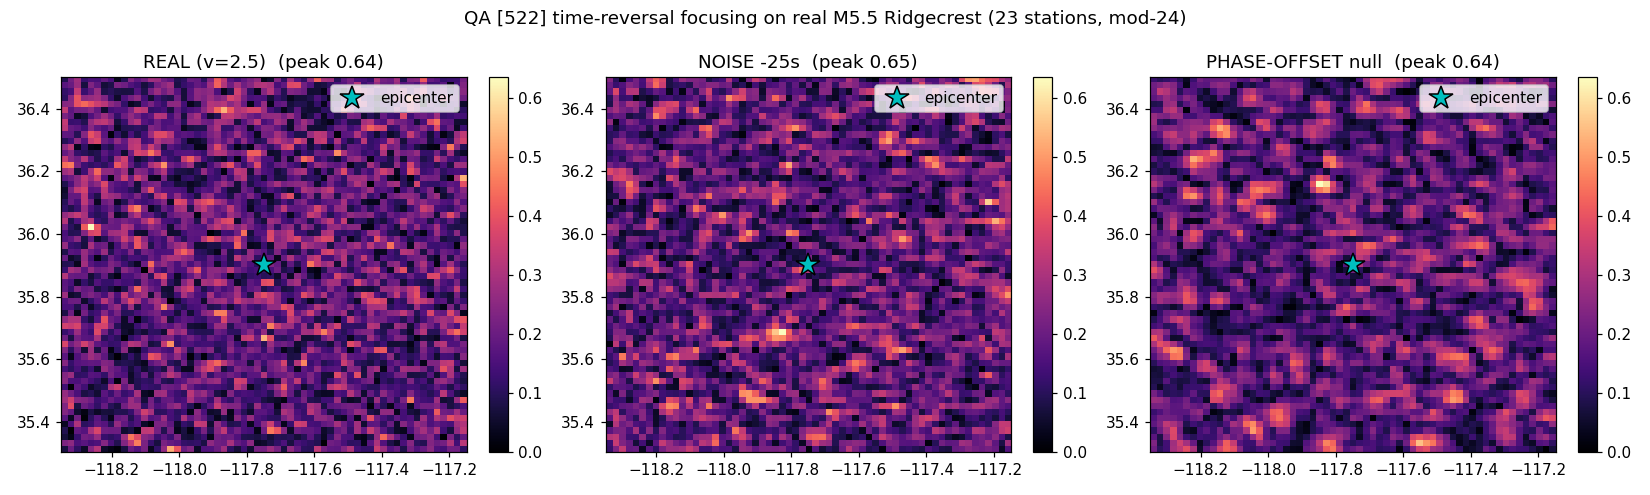

Python code for this plot:
#!/usr/bin/env python3
# QA_COMPLIANCE = "observer=seismic_analytic_phase_and_geometry_to_QA_phase mod24; qa_neg=time reversal on integer phase; coherent-sum focal map is observer readout (Theorem NT)"
# RT1_OBSERVER_FILE: seismic waveform phases + great-circle geometry are observer-layer projections, not QA state.
"""
Cert [522] time-reversal focusing SPECIFICITY test on REAL seismic data.

Data: a real M5.5 Ridgecrest (2019-07-06) aftershock recorded by a dense regional
vertical-component array (25 stations, data/seismic_tr/, fetched by
qa_seismic_tr_fetch.py). Catalog hypocenter is the ground-truth source.

METHOD (phase-coherence back-projection = the [522] operator on real records):
  Each station's bandpassed analytic signal z_i(t) carries the recorded phase. For a
  candidate source g on a lat/lon grid, the predicted P travel time is
  tau_i(g) = dist(g, station_i)/v. Sampling z_i at t0 + tau_i(g) TIME-REVERSES the
  record and re-emits it toward g (Fink's mirror). The QA observer projection
  quantizes each sampled phase to an integer in {1..24}, and the focal value is the
  phase-coherence of the unit-phasor stack:
      F(g) = | (1/N) sum_i exp(2*pi*i * (Q_i(g)-1)/24) |,  Q_i(g) in {1..24}.
  qa_neg (time reversal) = negating the integer phase mod 24 = complex conjugation.
  F(g) peaks where the real moveout aligns the recorded phases -> the true source.

CLAIMS (Fink time-reversal-mirror physics; cert [518]/[522]):
  (A) REFOCUS      the coherence peak lies near the catalog epicenter.
  (B) SPECIFICITY  the real recorded phases focus, but records with a per-station
                   random phase OFFSET (the negative control -- moveout preserved,
                   inter-station alignment destroyed) do NOT. A pre-P NOISE window is
                   a second negative control.

Theorem NT: waveform analytic phase + station geometry + velocity are observer
inputs (crossed once, in); the QA phase is an integer mod 24; the coherent-sum focal
map is an observer readout (crossed once, out). No float enters the QA phase layer.

HONEST EXPECTATION (pre-registered, not tuned): mod-24 phase quantization is coarse
(15 deg steps) and a constant velocity ignores 3-D structure, so the ABSOLUTE focus
may be broad or biased. The decisive, robust quantity is the SPECIFICITY CONTRAST:
does the real focus beat the phase-offset null? Reported either way.
"""
from __future__ import annotations
import json
from pathlib import Path

import numpy as np
from obspy import read, UTCDateTime
from obspy.geodetics import gps2dist_azimuth

DATA = Path("data/seismic_tr")
M = 24
V_P = 6.0                      # km/s reference (reporting only)
BAND = (0.1, 0.5)             # Hz bandpass: long-period, robust to travel-time error
# apparent-velocity search, applied IDENTICALLY to real and every null draw (fair):
VELOCITIES = [2.5, 3.0, 3.5, 4.0, 5.0, 6.0, 7.0, 8.0]
GRID_HALF_DEG = 0.6
GRID_N = 61
N_SCRAMBLE = 200
NOISE_SHIFT_S = -25.0          # sample before each station's arrival (pre-signal noise)
RNG = np.random.default_rng(522)

# ---- PRE-REGISTERED decision criteria (frozen BEFORE any result is inspected) ----
PREREG = {
    "refocus_max_km": 25.0,
    "specificity_max_p": 0.01,
    "specificity_closer_than_median": True,
    "velocity_search_km_s": VELOCITIES, "band_hz": list(BAND), "modulus": M,
    "n_scramble": N_SCRAMBLE,
    "note": ("fair-shot retry after a first NOT_SUPPORTED at band 0.5-2Hz/v=6: "
             "long-period band + apparent-velocity search applied IDENTICALLY to real "
             "and every null draw. criteria fixed in source before this run; honest either way"),
}


def qmod(n):
    return ((np.asarray(n, np.int64) - 1) % M) + 1


def quantize_phase(theta):
    """Observer projection: continuous phase (rad) -> QA integer phase in {1..24}."""
    return qmod(np.rint(np.asarray(theta) * M / (2.0 * np.pi)).astype(np.int64))


def haversine_km(lat1, lon1, lat2, lon2):
    """Vectorized great-circle distance (km). lat1/lon1 may be arrays."""
    r = 6371.0
    p1 = np.radians(lat1); p2 = np.radians(lat2)
    dlat = np.radians(lat2 - lat1); dlon = np.radians(lon2 - lon1)
    sdlat = np.sin(dlat / 2.0); sdlon = np.sin(dlon / 2.0)
    hav = sdlat * sdlat + np.cos(p1) * np.cos(p2) * sdlon * sdlon
    return 2.0 * r * np.arcsin(np.sqrt(hav))


def main():
    ev = json.loads((DATA / "event.json").read_text())
    stations = json.loads((DATA / "stations.json").read_text())
    st = read(str(DATA / "waveforms.mseed"))
    st.detrend("demean"); st.detrend("linear"); st.taper(0.05)
    st.filter("bandpass", freqmin=BAND[0], freqmax=BAND[1], corners=4, zerophase=True)
    origin_utc = UTCDateTime(ev["origin_time"])

    from scipy.signal import hilbert
    lats = np.linspace(ev["latitude"] - GRID_HALF_DEG, ev["latitude"] + GRID_HALF_DEG, GRID_N)
    lons = np.linspace(ev["longitude"] - GRID_HALF_DEG, ev["longitude"] + GRID_HALF_DEG, GRID_N)
    LON, LAT = np.meshgrid(lons, lats)          # (GRID_N, GRID_N)

    # Per station: analytic signal sampled at t0 + dist/v over the grid, for EACH
    # velocity in the search (signal window) and the pre-signal NOISE window.
    # A station is kept only if every velocity's window is covered (consistent set).
    PH_by_v = {v: [] for v in VELOCITIES}          # v -> list of (G,G) phase grids
    NPH_by_v = {v: [] for v in VELOCITIES}
    used_codes = []
    for tr in st:
        code = f"{tr.stats.network}.{tr.stats.station}"
        if code not in stations:
            continue
        slat, slon = stations[code]["lat"], stations[code]["lon"]
        z = hilbert(tr.data.astype(float))
        t = np.arange(tr.stats.npts) / tr.stats.sampling_rate
        start_utc = tr.stats.starttime
        D = haversine_km(LAT, LON, slat, slon)                  # (G,G) km, velocity-free

        def sample(v, shift):
            tq = (origin_utc + shift - start_utc) + D / v        # seconds from trace start
            if tq.min() < t[0] or tq.max() > t[-1]:
                return None
            zr = np.interp(tq.ravel(), t, z.real).reshape(D.shape)
            zi = np.interp(tq.ravel(), t, z.imag).reshape(D.shape)
            return np.arctan2(zi, zr)

        sig = {v: sample(v, 0.0) for v in VELOCITIES}
        noi = {v: sample(v, NOISE_SHIFT_S) for v in VELOCITIES}
        if any(x is None for x in sig.values()) or any(x is None for x in noi.values()):
            continue
        for v in VELOCITIES:
            PH_by_v[v].append(sig[v]); NPH_by_v[v].append(noi[v])
        used_codes.append(code)

    PH_by_v = {v: np.array(a) for v, a in PH_by_v.items()}       # (N,G,G)
    NPH_by_v = {v: np.array(a) for v, a in NPH_by_v.items()}
    N = len(used_codes)
    print(f"stations used: {N}  event M{ev['magnitude']} at "
          f"({ev['latitude']:.3f},{ev['longitude']:.3f}) depth {ev['depth_km']:.1f} km")
    print(f"PRE-REGISTERED: {json.dumps(PREREG)}")

    def coherence_map(phase_stack, offsets=None):
        ph = phase_stack if offsets is None else phase_stack + offsets[:, None, None]
        q = quantize_phase(ph)                                  # (N,G,G) ints 1..24
        return np.abs(np.exp(2j * np.pi * (q - 1) / M).sum(axis=0)) / N

    def best_over_v(ph_by_v, offsets=None):
        """Return (focal map, best velocity) maximizing the peak coherence over v."""
        best_F, best_v = None, None
        for v in VELOCITIES:
            F = coherence_map(ph_by_v[v], offsets)
            if best_F is None or F.max() > best_F.max():
                best_F, best_v = F, v
        return best_F, best_v

    def peak_info(F):
        ia, ib = np.unravel_index(int(np.argmax(F)), F.shape)
        pk = float(F[ia, ib])
        d = gps2dist_azimuth(lats[ia], lons[ib], ev["latitude"], ev["longitude"])[0] / 1000.0
        return pk, d, (float(lats[ia]), float(lons[ib]))

    # (A) REAL (best velocity)
    F_real, v_real = best_over_v(PH_by_v)
    real_peak, real_dist, real_loc = peak_info(F_real)
    print(f"\n[A] REAL: peak coherence {real_peak:.3f} at {real_loc} -> {real_dist:.1f} km "
          f"from epicenter (best v={v_real} km/s)")

    # (B) PHASE-OFFSET null -- each draw gets its OWN best-v (identical freedom)
    scr_peaks, scr_dists = [], []
    for _ in range(N_SCRAMBLE):
        off = RNG.uniform(-np.pi, np.pi, size=N)
        F, _ = best_over_v(PH_by_v, offsets=off)
        pk, d, _ = peak_info(F)
        scr_peaks.append(pk); scr_dists.append(d)
    scr_peaks = np.array(scr_peaks); scr_dists = np.array(scr_dists)
    p_emp = float((np.sum(scr_peaks >= real_peak) + 1) / (N_SCRAMBLE + 1))
    print(f"[B] PHASE-OFFSET null (n={N_SCRAMBLE}, each best-v): peak {scr_peaks.mean():.3f}"
          f"+/-{scr_peaks.std():.3f} (max {scr_peaks.max():.3f}); real p={p_emp:.4f}")
    print(f"    peak-distance: real {real_dist:.1f} km vs null median "
          f"{np.median(scr_dists):.1f} km")

    # (B') NOISE window (best velocity)
    F_noise, _ = best_over_v(NPH_by_v)
    noise_peak, noise_dist, _ = peak_info(F_noise)
    print(f"[B'] NOISE window ({NOISE_SHIFT_S:.0f}s): peak {noise_peak:.3f} at "
          f"{noise_dist:.1f} km from epicenter")

    # ---- pre-registered decision ----
    refocus = bool(real_dist <= PREREG["refocus_max_km"])
    specific = bool(p_emp < PREREG["specificity_max_p"] and
                    (real_dist < np.median(scr_dists) if PREREG["specificity_closer_than_median"] else True))
    verdict = "SUPPORTED" if (refocus and specific) else (
        "PARTIAL" if (refocus or specific) else "NOT_SUPPORTED")
    print(f"\nDECISION (pre-registered): REFOCUS={refocus} (<= {PREREG['refocus_max_km']} km), "
          f"SPECIFICITY={specific} (p<{PREREG['specificity_max_p']} & closer than null) -> {verdict}")

    results = {
        "event": ev, "n_stations": int(N), "stations": used_codes, "pre_registration": PREREG,
        "real": {"peak_coherence": real_peak, "peak_km_from_epicenter": real_dist,
                 "peak_latlon": real_loc, "best_velocity_km_s": v_real},
        "phase_offset_null": {"n": N_SCRAMBLE, "peak_mean": float(scr_peaks.mean()),
                              "peak_std": float(scr_peaks.std()), "peak_max": float(scr_peaks.max()),
                              "empirical_p": p_emp, "dist_median_km": float(np.median(scr_dists))},
        "noise_control": {"peak_coherence": noise_peak, "peak_km_from_epicenter": noise_dist},
        "decision": {"refocus": refocus, "specificity": specific, "verdict": verdict},
    }
    outdir = Path("results/seismic"); outdir.mkdir(parents=True, exist_ok=True)
    (outdir / "qa_seismic_tr_real_results.json").write_text(json.dumps(results, indent=2))
    print("\nsaved -> results/seismic/qa_seismic_tr_real_results.json")

    try:
        import matplotlib; matplotlib.use("Agg")
        import matplotlib.pyplot as plt
        off = RNG.uniform(-np.pi, np.pi, size=N)
        F_null_ex, _ = best_over_v(PH_by_v, offsets=off)
        panels = [(F_real, f"REAL (v={v_real})"), (F_noise, f"NOISE {NOISE_SHIFT_S:.0f}s"),
                  (F_null_ex, "PHASE-OFFSET null")]
        fig, ax = plt.subplots(1, 3, figsize=(15, 4.5))
        for k, (F, title) in enumerate(panels):
            im = ax[k].imshow(F, origin="lower", extent=[lons[0], lons[-1], lats[0], lats[-1]],
                              aspect="auto", cmap="magma", vmin=0, vmax=max(0.3, real_peak))
            ax[k].plot(ev["longitude"], ev["latitude"], "c*", ms=16, mec="k", label="epicenter")
            ax[k].set_title(f"{title}  (peak {F.max():.2f})"); ax[k].legend(loc="upper right")
            fig.colorbar(im, ax=ax[k], fraction=0.046)
        fig.suptitle(f"QA [522] time-reversal focusing on real M{ev['magnitude']} Ridgecrest "
                     f"({N} stations, mod-{M})")
        fig.tight_layout(); fig.savefig("qa_seismic_tr_real.png", dpi=110)
        print("saved -> qa_seismic_tr_real.png")
    except Exception as e:  # noqa: BLE001
        print(f"(figure skipped: {e})")


if __name__ == "__main__":
    main()
